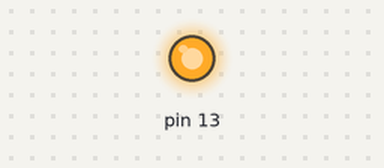
A sketch run on a simulated Arduino Uno, built with avr-gcc and run on an emulated ATmega328P. Parts: output pins drawn as LEDs (lit = HIGH).

Above: at 1.0 s.
At 5.5 s:
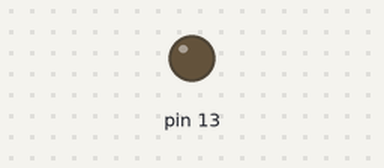
Timing chart, 0 to 6.9 s (numbered marks = the images above):
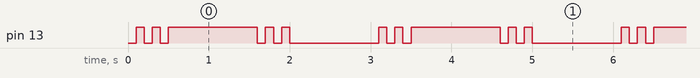

The sketch:

Blink.ino
```cpp
unsigned long previousMillis = 0;
int ledState;

void setup() {
  pinMode(13, 1);
}

void loop() {
  for(int i=0; i<5; i++){
    ledState = !ledState;
    delay(100);
    digitalWrite(13, ledState);
    };
    delay(1000);
    digitalWrite(13, ledState);
}
```

Measured:
- by itself, pin 13: repeats every 3.0 s: LOW 0.10 s, HIGH 0.10 s, LOW 0.10 s, HIGH 1.1 s, 2 × (LOW 0.10 s, HIGH 0.10 s), LOW 1.1 s, HIGH 0.10 s
- by itself, everything shown: repeats every 3.0 s, in 10 steps
